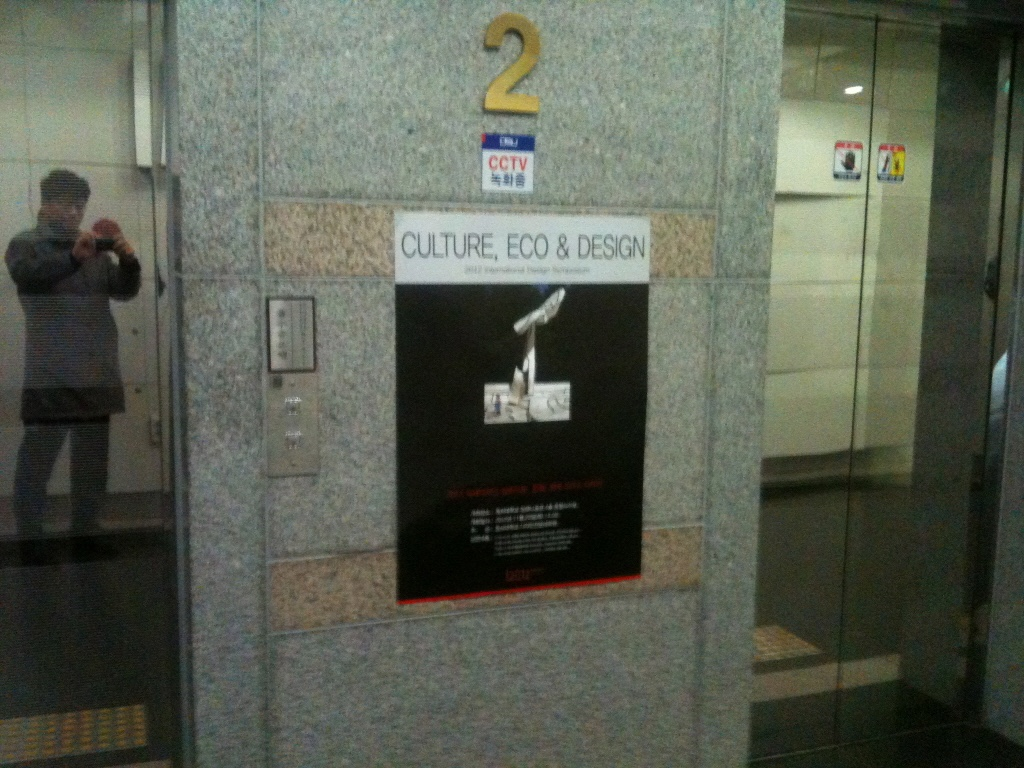
#> input picture Homework 4/dsu9.jpg, 1024 x 768 px
$ jupyter execute --allow-errors 'Homework 4.ipynb'
#> lines starting #> are read from the running program, lines starting #| are printed output that depends on the picture
[cell 1]
import numpy as np
import cv2
from matplotlib import pyplot as plt

image = cv2.imread("dsu1.jpg")
#> (the rest of this cell did not finish here and is left out)

[cell 2]
import numpy as np
import cv2
from matplotlib import pyplot as plt

image = cv2.imread("dsu2.jpg")
#> (the rest of this cell did not finish here and is left out)

[cell 3]
import numpy as np
import cv2
from matplotlib import pyplot as plt

image = cv2.imread("dsu3.jpg")
#> (the rest of this cell did not finish here and is left out)

[cell 4]
import numpy as np
import cv2
from matplotlib import pyplot as plt

image = cv2.imread("dsu4.jpg")
#> (the rest of this cell did not finish here and is left out)

[cell 5]
import numpy as np
import cv2
from matplotlib import pyplot as plt

image = cv2.imread("dsu9.jpg")
#> image is the input picture: shape (768, 1024, 3); mean B, G, R 82.1, 94.8, 89.6
im = cv2.cvtColor(image, cv2.COLOR_RGB2BGR)

# Four corners of the book in source image
pts_src = np.array([[395, 214], [649, 217], [397, 605], [640, 578]])

# Four corners of the book in destination image.
pts_dst = np.array([[400, 220], [650, 220], [400, 600], [650, 600]])

# Calculate Homography
h, status = cv2.findHomography(pts_src, pts_dst)

# Warp source image to destination based on homography
im2 = cv2.warpPerspective(im, h, (im.shape[1], im.shape[0]))
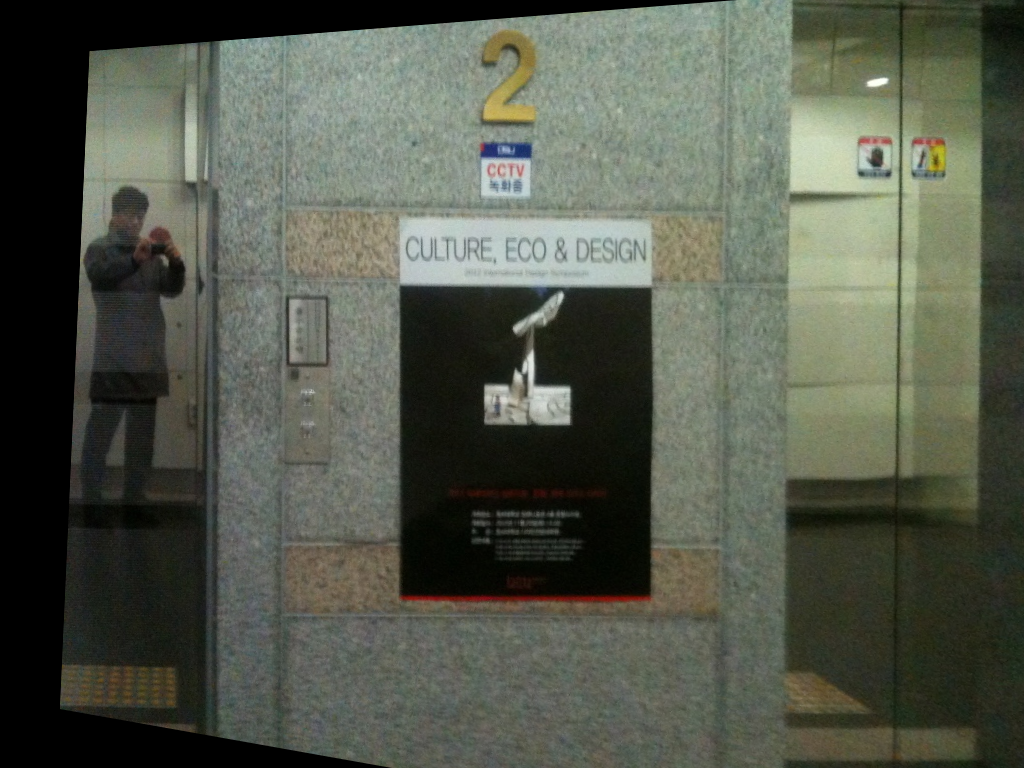
#> im2: shape (768, 1024, 3); mean R, G, B 84.1, 88.7, 76.2

plt.axis('off')
plt.imshow(im)
plt.show()
plt.axis('off')
plt.imshow(im2)
plt.show()
